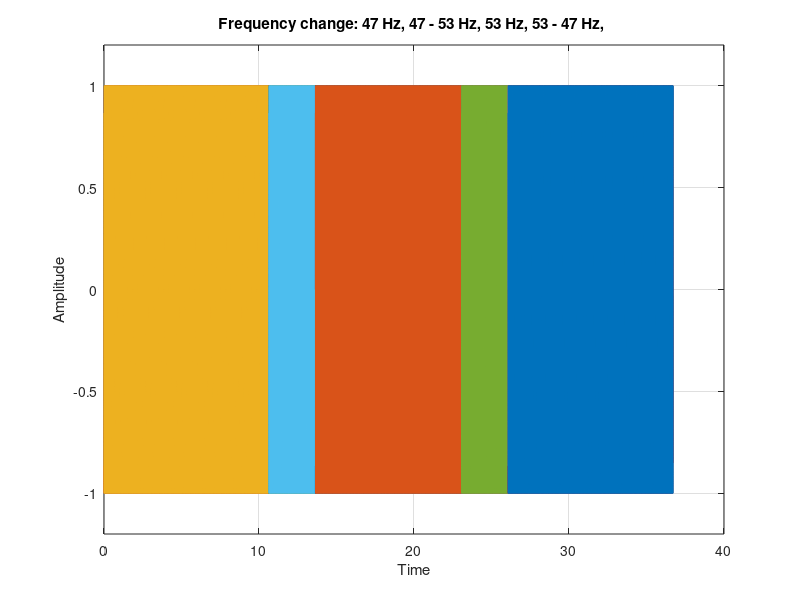
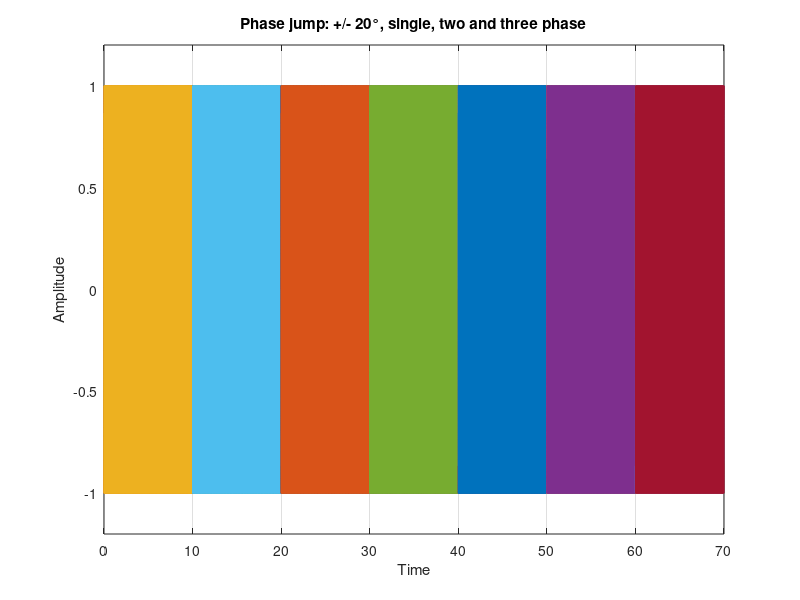
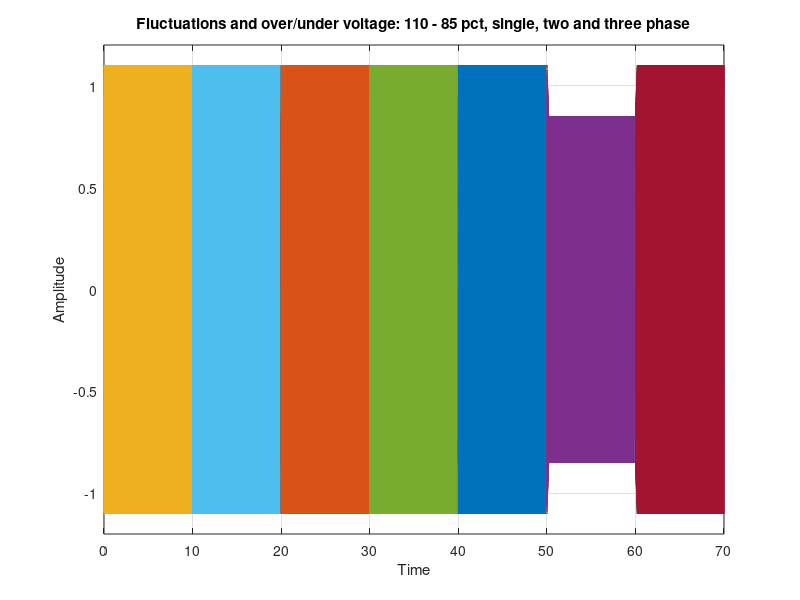
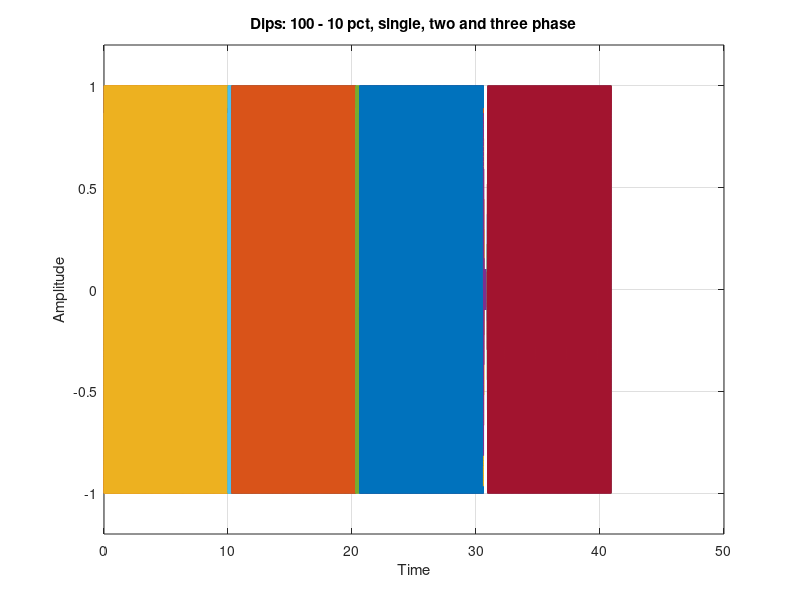

These figures' MATLAB source, in order: (Note: this script raises an error after producing the figures.)
clc; clear; close all;
%% script for generating test sequence for PLL's


%% Variable constants for test sequence
fs = 10000
ts = 1/fs
t_end = 75
t = ts*(0:t_end*fs);
t_event = 10 % [s] time between each event

%% frequency change, TC1

f_start = 47;
f_top = 53;
duration = 3;
cycles = 500;
t_event_low = cycles/f_start
t_event_high = cycles/f_top


t_11 = t_event_low
t_12 = t_11+duration
t_13 = t_12+t_event_high
t_14 = t_13+duration;
t_15 = t_14+t_event_low


pha10 = sin(2*pi*f_start*		t(1:round(t_event_low*fs)			));
phb10 = sin(2*pi*f_start*		t(1:round(t_event_low*fs)			) - 2*pi/3);
phc10 = sin(2*pi*f_start*		t(1:round(t_event_low*fs)			) + 2*pi/3);
V10 = [pha10; phb10; phc10]';



% 47 to 53 Hz
pha11 = chirp(					t(1:round(duration*fs)				),f_start,3,f_top,'linear',270);
phb11 = chirp(					t(1:round(duration*fs)				),f_start,3,f_top,'linear',150);
phc11 = chirp(					t(1:round(duration*fs)				),f_start,3,f_top,'linear',30);
V11 = [pha11; phb11; phc11]';


% 53 Hz for 500 cycles
pha12 = sin(2*pi*f_top*			t(1:round(t_event_high*fs)			));
phb12 = sin(2*pi*f_top*			t(1:round(t_event_high*fs)			) - 2*pi/3);
phc12 = sin(2*pi*f_top*			t(1:round(t_event_high*fs)			) + 2*pi/3);
V12 = [pha12; phb12; phc12]';


% 53 to 47 Hz
pha13 = chirp(					t(1:round(duration*fs)				),f_top,3,f_start,'linear',270);
phb13 = chirp(					t(1:round(duration*fs)				),f_top,3,f_start,'linear',150);
phc13 = chirp(					t(1:round(duration*fs)				),f_top,3,f_start,'linear',30);
V13 = [pha13; phb13; phc13]';


% 47 Hz for 10 sec
pha14 = sin(2*pi*f_start*		t(1:round(t_event_low*fs)			));
phb14 = sin(2*pi*f_start*		t(1:round(t_event_low*fs)			) - 2*pi/3);
phc14 = sin(2*pi*f_start*		t(1:round(t_event_low*fs)			) + 2*pi/3);
V14 = [pha14; phb14; phc14]';


% collect part signals to one signal
V1 = [V10; V11; V12; V13; V14];

figures = figure(11)
plot(t(1        : round(t_11*fs)), [pha10; phb10; phc10]')
hold on
grid on
plot(t(round(t_11*fs+1): round(t_12*fs)), [pha11; phb11; phc11]')
plot(t(round(t_12*fs+1): round(t_13*fs)), [pha12; phb12; phc12]')
plot(t(round(t_13*fs+1): round(t_14*fs)), [pha13; phb13; phc13]')
plot(t(round(t_14*fs+1): round(t_15*fs)), [pha14; phb14; phc14]')

freqtitle1 = sprintf('Frequency change: %d Hz, %d - %d Hz, %d Hz, %d - %d Hz, %d Hz',... 
    f_start, f_start, f_top, f_top, f_top, f_start)
title(freqtitle1)
xlabel('Time')
ylabel('Amplitude')
ylim([-1.2 1.2])



%% phase jumps, TC2
f_base = 50;
cycles = 500;
t_recov = cycles/f_base;
phi_shift = 20*pi/180


t_21 = t_recov
t_22 = t_21 + t_recov;
t_23 = t_22 + t_recov;
t_24 = t_23 + t_recov;
t_25 = t_24 + t_recov;
t_26 = t_25 + t_recov;
t_27 = t_26 + t_recov;

% start up
pha21 = sin(2*pi*f_base*t(1:t_recov*fs));
phb21 = sin(2*pi*f_base*t(1:t_recov*fs) - 2*pi/3);
phc21 = sin(2*pi*f_base*t(1:t_recov*fs) + 2*pi/3);
V21 = [pha21; phb21; phc21]';

% single phase phase shift (positive)
pha22 = sin(2*pi*f_base*t(1:t_recov*fs) + phi_shift);
phb22 = sin(2*pi*f_base*t(1:t_recov*fs) - 2*pi/3);
phc22 = sin(2*pi*f_base*t(1:t_recov*fs) + 2*pi/3);
V22 = [pha22; phb22; phc22]';

% single phase phase shift (negative)
pha23 = sin(2*pi*f_base*t(1:t_recov*fs));
phb23 = sin(2*pi*f_base*t(1:t_recov*fs) - 2*pi/3);
phc23 = sin(2*pi*f_base*t(1:t_recov*fs) + 2*pi/3);
V23 = [pha23; phb23; phc23]';

% two phase phase shift (positive)
pha24 = sin(2*pi*f_base*t(1:t_recov*fs) + phi_shift);
phb24 = sin(2*pi*f_base*t(1:t_recov*fs) - 2*pi/3 + phi_shift);
phc24 = sin(2*pi*f_base*t(1:t_recov*fs) + 2*pi/3);
V24 = [pha24; phb24; phc24]';

% two phase phase shift (negative)
pha25 = sin(2*pi*f_base*t(1:t_recov*fs));
phb25 = sin(2*pi*f_base*t(1:t_recov*fs) - 2*pi/3);
phc25 = sin(2*pi*f_base*t(1:t_recov*fs) + 2*pi/3);
V25 = [pha25; phb25; phc25]';

% three phase phase shift (positive)
pha26 = sin(2*pi*f_base*t(1:t_recov*fs) + phi_shift);
phb26 = sin(2*pi*f_base*t(1:t_recov*fs) - 2*pi/3 + phi_shift);
phc26 = sin(2*pi*f_base*t(1:t_recov*fs) + 2*pi/3 + phi_shift);
V26 = [pha26; phb26; phc26]';

% three phase phase shift (negative)
pha27 = sin(2*pi*f_base*t(1:t_recov*fs));
phb27 = sin(2*pi*f_base*t(1:t_recov*fs) - 2*pi/3);
phc27 = sin(2*pi*f_base*t(1:t_recov*fs) + 2*pi/3);
V27 = [pha27; phb27; phc27]';
    
figures = [figures; figure(21)]
plot(t(1        : t_21*fs), V21)
grid on
hold on
plot(t(t_21*fs+1: t_22*fs), V22)
plot(t(t_22*fs+1: t_23*fs), V23)
plot(t(t_23*fs+1: t_24*fs), V24)
plot(t(t_24*fs+1: t_25*fs), V25)
plot(t(t_25*fs+1: t_26*fs), V26)
plot(t(t_26*fs+1: t_27*fs), V27)
phasetitle1 = sprintf('Phase jump: +/- %d°, single, two and three phase', phi_shift*180/pi)
title(phasetitle1)
xlabel('Time')
ylabel('Amplitude')
ylim([-1.2 1.2])

V2 = [V21; V22; V23; V24; V25; V26; V27];


%% voltage fluctuations and over/under voltage, TC3
f_base = 50;
cycles = 500;
t_recov = cycles/f_base;
fluct_rate = f_base*0.12/5; % percent pr sec
% t_recov = 10;
Amax = 1.1
Amin = 0.85
t_fluct = (Amax-Amin)/fluct_rate;

t_31  = t_recov; 
t_32  = t_31  + t_recov; 
t_33  = t_32  + t_recov;
t_34  = t_33  + t_recov; 
t_35  = t_34  + t_recov;
t_36  = t_35  + t_recov; 
t_37  = t_36  + t_recov;

% start up
pha31 = Amax*sin(2*pi*f_base*t(1:t_recov*fs));
phb31 = Amax*sin(2*pi*f_base*t(1:t_recov*fs) - 2*pi/3);
phc31 = Amax*sin(2*pi*f_base*t(1:t_recov*fs) + 2*pi/3);
V31 = [pha31; phb31; phc31]';

% single phase fluctuation (positive)
pha32 = [sin(2*pi*f_base*t(1:t_fluct*fs)).*(Amax-fluct_rate*t(1:t_fluct*fs)),  Amin*sin(2*pi*f_base*t(t_fluct*fs:  t_recov*fs))];
phb32 =                                                                        Amax*sin(2*pi*f_base*t(1:           t_recov*fs) - 2*pi/3);
phc32 =                                                                        Amax*sin(2*pi*f_base*t(1:           t_recov*fs) + 2*pi/3);
V32 = [pha32; phb32; phc32]';

% single phase fluctuation (negative)
pha33 = [sin(2*pi*f_base*t(1:t_fluct*fs)).*(Amin+fluct_rate*t(1:t_fluct*fs)),  Amax*sin(2*pi*f_base*t(t_fluct*fs:  t_recov*fs))];
phb33 =                                                                        Amax*sin(2*pi*f_base*t(1:           t_recov*fs) - 2*pi/3);
phc33 =                                                                        Amax*sin(2*pi*f_base*t(1:           t_recov*fs) + 2*pi/3);
V33 = [pha33; phb33; phc33]';

% two phase fluctuation (positive)
pha34 = [sin(2*pi*f_base*t(1:t_fluct*fs))		 	.*(Amax-fluct_rate*t(1:t_fluct*fs)),  	Amin*sin(2*pi*f_base*t(t_fluct*fs:  t_recov*fs))];
phb34 = [sin(2*pi*f_base*t(1:t_fluct*fs) - 2*pi/3)	.*(Amax-fluct_rate*t(1:t_fluct*fs)),  	Amin*sin(2*pi*f_base*t(t_fluct*fs:  t_recov*fs) - 2*pi/3)];
phc34 =                                                                        				Amax*sin(2*pi*f_base*t(1:           t_recov*fs) + 2*pi/3);
V34 = [pha34; phb34; phc34]';

% two phase fluctuation (negative)
pha35 = [sin(2*pi*f_base*t(1:t_fluct*fs))			.*(Amin+fluct_rate*t(1:t_fluct*fs)),  	Amax*sin(2*pi*f_base*t(t_fluct*fs:  t_recov*fs))];
phb35 = [sin(2*pi*f_base*t(1:t_fluct*fs) - 2*pi/3)	.*(Amin+fluct_rate*t(1:t_fluct*fs)),  	Amax*sin(2*pi*f_base*t(t_fluct*fs:  t_recov*fs) - 2*pi/3)];
phc35 =                                                                        				Amax*sin(2*pi*f_base*t(1:           t_recov*fs) + 2*pi/3);
V35 = [pha35; phb35; phc35]';

% three phase fluctuation (positive)
pha36 = [sin(2*pi*f_base*t(1:t_fluct*fs))		 	.*(Amax-fluct_rate*t(1:t_fluct*fs)),  	Amin*sin(2*pi*f_base*t(t_fluct*fs:  t_recov*fs))];
phb36 = [sin(2*pi*f_base*t(1:t_fluct*fs) - 2*pi/3)	.*(Amax-fluct_rate*t(1:t_fluct*fs)),  	Amin*sin(2*pi*f_base*t(t_fluct*fs:  t_recov*fs) - 2*pi/3)];
phc36 = [sin(2*pi*f_base*t(1:t_fluct*fs) + 2*pi/3)	.*(Amax-fluct_rate*t(1:t_fluct*fs)),  	Amin*sin(2*pi*f_base*t(t_fluct*fs:  t_recov*fs) + 2*pi/3)];
V36 = [pha36; phb36; phc36]';

% three phase fluctuation (negative)
pha37 = [sin(2*pi*f_base*t(1:t_fluct*fs))			.*(Amin+fluct_rate*t(1:t_fluct*fs)),  	Amax*sin(2*pi*f_base*t(t_fluct*fs:  t_recov*fs))];
phb37 = [sin(2*pi*f_base*t(1:t_fluct*fs) - 2*pi/3)	.*(Amin+fluct_rate*t(1:t_fluct*fs)),  	Amax*sin(2*pi*f_base*t(t_fluct*fs:  t_recov*fs) - 2*pi/3)];
phc37 = [sin(2*pi*f_base*t(1:t_fluct*fs) + 2*pi/3)	.*(Amin+fluct_rate*t(1:t_fluct*fs)),  	Amax*sin(2*pi*f_base*t(t_fluct*fs:  t_recov*fs) + 2*pi/3)];
V37 = [pha37; phb37; phc37]';


figures = [figures; figure(31)]

plot(t(1        : t_31*fs), V31)
grid on
hold on
plot(t(t_31*fs+1: t_32*fs), V32)
plot(t(t_32*fs+1: t_33*fs), V33)
plot(t(t_33*fs+1: t_34*fs), V34)
plot(t(t_34*fs+1: t_35*fs), V35)
plot(t(t_35*fs+1: t_36*fs), V36)
plot(t(t_36*fs+1: t_37*fs), V37)

phasetitle1 = sprintf('Fluctuations and over/under voltage: %d - %d pct, single, two and three phase', Amax*100, Amin*100)
title(phasetitle1)
xlabel('Time')
ylabel('Amplitude')
ylim([-1.2 1.2])

V3 = [V31; V32; V33; V34; V35; V36; V37];



%% voltage dips, TC4
f_base = 50
cycles = 500
t_recov = cycles/f_base
fluct_rate = f_base*0.9/2 % percent pr sec
Amax = 1
Amin = 0.1
t_fluct = (Amax-Amin)/fluct_rate
down_cycles = 13
t_down = down_cycles/f_base

t_41  = t_recov; 
% t_42  = t_41  + t_recov; 
t_42  = t_41  + (t_down+t_fluct); 
t_43  = t_42  + t_recov;
t_44  = t_43  + (t_down+t_fluct); 
t_45  = t_44  + t_recov;
t_46  = t_45  + (t_down+t_fluct); 
t_47  = t_46  + t_recov;

% start up
pha41 = Amax*sin(2*pi*f_base*t(1:t_recov*fs));
phb41 = Amax*sin(2*pi*f_base*t(1:t_recov*fs) - 2*pi/3);
phc41 = Amax*sin(2*pi*f_base*t(1:t_recov*fs) + 2*pi/3);
V41 = [pha41; phb41; phc41]';

% single phase dip
% pha42 = [sin(2*pi*f_base*t(1:t_fluct*fs)).*(Amax-fluct_rate*t(1:t_fluct*fs)),  Amin*sin(2*pi*f_base*t(t_fluct*fs+1:  t_recov*fs))];
pha42 = [sin(2*pi*f_base*t(1:t_fluct*fs))            .*(Amax-fluct_rate*t(1:t_fluct*fs)),   Amin*sin(2*pi*f_base*t(t_fluct*fs+1:     (t_down+t_fluct)*fs))];
phb42 =                                                                                     Amax*sin(2*pi*f_base*t(1:                (t_down+t_fluct)*fs) - 2*pi/3);
phc42 =                                                                                     Amax*sin(2*pi*f_base*t(1:                (t_down+t_fluct)*fs) + 2*pi/3);
V42 = [pha42; phb42; phc42]';   

% single phase restore
pha43 = [sin(2*pi*f_base*t(1:t_fluct*fs))           .*(Amin+fluct_rate*t(1:t_fluct*fs)),    Amax*sin(2*pi*f_base*t(t_fluct*fs+1:     t_recov*fs))];
phb43 =                                                                                     Amax*sin(2*pi*f_base*t(1:                t_recov*fs) - 2*pi/3);
phc43 =                                                                                     Amax*sin(2*pi*f_base*t(1:                t_recov*fs) + 2*pi/3);
V43 = [pha43; phb43; phc43]';

% two phase dip                                               XXXXXXXXXXXXXXXXXXXXXXXXXXX      her sker fase forskydning
pha44 = [sin(2*pi*f_base*t(1:t_fluct*fs))		 	.*(Amax-fluct_rate*t(1:t_fluct*fs)),  	Amin*sin(2*pi*f_base*t(t_fluct*fs+1:     (t_down+t_fluct)*fs))];
phb44 = [sin(2*pi*f_base*t(1:t_fluct*fs) - 2*pi/3)	.*(Amax-fluct_rate*t(1:t_fluct*fs)),  	Amin*sin(2*pi*f_base*t(t_fluct*fs+1:     (t_down+t_fluct)*fs) - 2*pi/3)];
phc44 =                                                                        				Amax*sin(2*pi*f_base*t(1:                (t_down+t_fluct)*fs) + 2*pi/3);
V44 = [pha44; phb44; phc44]';

% two phase restore
pha45 = [sin(2*pi*f_base*t(1:t_fluct*fs))			.*(Amin+fluct_rate*t(1:t_fluct*fs)),  	Amax*sin(2*pi*f_base*t(t_fluct*fs+1:     t_recov*fs))];
phb45 = [sin(2*pi*f_base*t(1:t_fluct*fs) - 2*pi/3)	.*(Amin+fluct_rate*t(1:t_fluct*fs)),  	Amax*sin(2*pi*f_base*t(t_fluct*fs+1:     t_recov*fs) - 2*pi/3)];
phc45 =                                                                        				Amax*sin(2*pi*f_base*t(1:                t_recov*fs) + 2*pi/3);
V45 = [pha45; phb45; phc45]';

% three phase dip
pha46 = [sin(2*pi*f_base*t(1:t_fluct*fs))		 	.*(Amax-fluct_rate*t(1:t_fluct*fs)),  	Amin*sin(2*pi*f_base*t(t_fluct*fs+1:     (t_down+t_fluct)*fs))];
phb46 = [sin(2*pi*f_base*t(1:t_fluct*fs) - 2*pi/3)	.*(Amax-fluct_rate*t(1:t_fluct*fs)),  	Amin*sin(2*pi*f_base*t(t_fluct*fs+1:     (t_down+t_fluct)*fs) - 2*pi/3)];
phc46 = [sin(2*pi*f_base*t(1:t_fluct*fs) + 2*pi/3)	.*(Amax-fluct_rate*t(1:t_fluct*fs)),  	Amin*sin(2*pi*f_base*t(t_fluct*fs+1:     (t_down+t_fluct)*fs) + 2*pi/3)];
V46 = [pha46; phb46; phc46]';

% three phase restore
pha47 = [sin(2*pi*f_base*t(1:t_fluct*fs))			.*(Amin+fluct_rate*t(1:t_fluct*fs)),  	Amax*sin(2*pi*f_base*t(t_fluct*fs+1:     t_recov*fs))];
phb47 = [sin(2*pi*f_base*t(1:t_fluct*fs) - 2*pi/3)	.*(Amin+fluct_rate*t(1:t_fluct*fs)),  	Amax*sin(2*pi*f_base*t(t_fluct*fs+1:     t_recov*fs) - 2*pi/3)];
phc47 = [sin(2*pi*f_base*t(1:t_fluct*fs) + 2*pi/3)	.*(Amin+fluct_rate*t(1:t_fluct*fs)),  	Amax*sin(2*pi*f_base*t(t_fluct*fs+1:     t_recov*fs) + 2*pi/3)];
V47 = [pha47; phb47; phc47]';


figures = [figures; figure(41)]
plot(t(1        : t_41*fs), V41)
grid on
hold on
plot(t(t_41*fs+1: t_42*fs), V42)
plot(t(t_42*fs+1: t_43*fs), V43)
plot(t(t_43*fs+1: t_44*fs), V44)
plot(t(t_44*fs+1: t_45*fs), V45)
plot(t(t_45*fs+1: t_46*fs), V46)
plot(t(t_46*fs+1: t_47*fs), V47)
diptitle1 = sprintf('Dips: %d - %d pct, single, two and three phase', Amax*100, Amin*100)
title(diptitle1)
xlabel('Time')
ylabel('Amplitude')
ylim([-1.2 1.2])


V4 = [V41; V42; V43; V44; V45; V46; V47];


%% harmonics, TC5
f_base = 50
cycles = 500
t_recov = cycles/f_base
t_harmonics = t_recov
Amax = 1

%Amplitudes of harmonics
A5_1 = 0.1
A7_1 = 0.0663
A5_2 = 0.0663
A7_2 = 0.1

%
t_51 = t_recov
t_52 = t_51 + t_harmonics
t_53 = t_52 + t_recov
t_54 = t_53 + t_harmonics


% start up
pha51 = Amax*sin(2*pi*f_base*t(1:t_recov*fs));
phb51 = Amax*sin(2*pi*f_base*t(1:t_recov*fs) - 2*pi/3);
phc51 = Amax*sin(2*pi*f_base*t(1:t_recov*fs) + 2*pi/3);
V51 = [pha51; phb51; phc51]';

% harmonics
pha52 = Amax*sin(2*pi*f_base*t(1:t_recov*fs))          + A5_1*sin(5*(2*pi*f_base*t(1:t_recov*fs))         ) + A7_1*sin(7*(2*pi*f_base*t(1:t_recov*fs))         );
phb52 = Amax*sin(2*pi*f_base*t(1:t_recov*fs) - 2*pi/3) + A5_1*sin(5*(2*pi*f_base*t(1:t_recov*fs) - 2*pi/3)) + A7_1*sin(7*(2*pi*f_base*t(1:t_recov*fs) - 2*pi/3));
phc52 = Amax*sin(2*pi*f_base*t(1:t_recov*fs) + 2*pi/3) + A5_1*sin(5*(2*pi*f_base*t(1:t_recov*fs) + 2*pi/3)) + A7_1*sin(7*(2*pi*f_base*t(1:t_recov*fs) + 2*pi/3));
V52 = [pha52; phb52; phc52]';

% recover
pha53 = Amax*sin(2*pi*f_base*t(1:t_recov*fs));
phb53 = Amax*sin(2*pi*f_base*t(1:t_recov*fs) - 2*pi/3);
phc53 = Amax*sin(2*pi*f_base*t(1:t_recov*fs) + 2*pi/3);
V53 = [pha53; phb53; phc53]';

% harmonics
pha54 = Amax*sin(2*pi*f_base*t(1:t_recov*fs))          + A5_2*sin(5*(2*pi*f_base*t(1:t_recov*fs))         ) + A7_2*sin(7*(2*pi*f_base*t(1:t_recov*fs))         );
phb54 = Amax*sin(2*pi*f_base*t(1:t_recov*fs) - 2*pi/3) + A5_2*sin(5*(2*pi*f_base*t(1:t_recov*fs) - 2*pi/3)) + A7_2*sin(7*(2*pi*f_base*t(1:t_recov*fs) - 2*pi/3));
phc54 = Amax*sin(2*pi*f_base*t(1:t_recov*fs) + 2*pi/3) + A5_2*sin(5*(2*pi*f_base*t(1:t_recov*fs) + 2*pi/3)) + A7_2*sin(7*(2*pi*f_base*t(1:t_recov*fs) + 2*pi/3));
V54 = [pha54; phb54; phc54]';

figures = [figures; figure(51)]
plot(t(1        : t_51*fs), V51)
grid on
hold on
plot(t(t_51*fs+1: t_52*fs), V52)
plot(t(t_52*fs+1: t_53*fs), V53)
plot(t(t_53*fs+1: t_54*fs), V54)

harmonicstitle1 = sprintf('Harmonics: no harmonics, then 5th = %.2f and 7th=%.2f, no harmonics,then 5th = %.2f and 7th=%.2f',A5_1, A7_1, A5_2, A7_2 )
title(harmonicstitle1)
xlabel('Time')
ylabel('Amplitude')
ylim([-1.2 1.2])


V5 = [V51; V52; V53; V54];
%% interruptions, TC6
f_base = 50
cycles = 500
t_recov = cycles/f_base
fluct_rate = f_base*1/2 % percent pr sec
Amax = 1
Amin = 0
t_fluct = (Amax-Amin)/fluct_rate
down_cycles = 8
t_down = down_cycles/f_base

t_61  = t_recov; 
t_62  = t_61  + (t_down+t_fluct); 
t_63  = t_62  + t_recov;
t_64  = t_63  + (t_down+t_fluct); 
t_65  = t_64  + t_recov;
t_66  = t_65  + (t_down+t_fluct); 
t_67  = t_66  + t_recov;

% start up
pha61 = Amax*sin(2*pi*f_base*t(1:t_recov*fs));
phb61 = Amax*sin(2*pi*f_base*t(1:t_recov*fs) - 2*pi/3);
phc61 = Amax*sin(2*pi*f_base*t(1:t_recov*fs) + 2*pi/3);
V61 = [pha61; phb61; phc61]';

% single phase interruption
% pha62 = [sin(2*pi*f_base*t(1:t_fluct*fs)).*(Amax-fluct_rate*t(1:t_fluct*fs)),  Amin*sin(2*pi*f_base*t(t_fluct*fs+1:  t_recov*fs))];
pha62 = [sin(2*pi*f_base*t(1:t_fluct*fs))            .*(Amax-fluct_rate*t(1:t_fluct*fs)),   Amin*sin(2*pi*f_base*t(t_fluct*fs+1:     (t_down+t_fluct)*fs))];
phb62 =                                                                                     Amax*sin(2*pi*f_base*t(1:                (t_down+t_fluct)*fs) - 2*pi/3);
phc62 =                                                                                     Amax*sin(2*pi*f_base*t(1:                (t_down+t_fluct)*fs) + 2*pi/3);
V62 = [pha62; phb62; phc62]';   

% single phase restore
pha63 = [sin(2*pi*f_base*t(1:t_fluct*fs))           .*(Amin+fluct_rate*t(1:t_fluct*fs)),    Amax*sin(2*pi*f_base*t(t_fluct*fs+1:     t_recov*fs))];
phb63 =                                                                                     Amax*sin(2*pi*f_base*t(1:                t_recov*fs) - 2*pi/3);
phc63 =                                                                                     Amax*sin(2*pi*f_base*t(1:                t_recov*fs) + 2*pi/3);
V63 = [pha63; phb63; phc63]';

% two phase interruption                                               XXXXXXXXXXXXXXXXXXXXXXXXXXX      her sker fase forskydning
pha64 = [sin(2*pi*f_base*t(1:t_fluct*fs))		 	.*(Amax-fluct_rate*t(1:t_fluct*fs)),  	Amin*sin(2*pi*f_base*t(t_fluct*fs+1:     (t_down+t_fluct)*fs))];
phb64 = [sin(2*pi*f_base*t(1:t_fluct*fs) - 2*pi/3)	.*(Amax-fluct_rate*t(1:t_fluct*fs)),  	Amin*sin(2*pi*f_base*t(t_fluct*fs+1:     (t_down+t_fluct)*fs) - 2*pi/3)];
phc64 =                                                                        				Amax*sin(2*pi*f_base*t(1:                (t_down+t_fluct)*fs) + 2*pi/3);
V64 = [pha64; phb64; phc64]';

% two phase restore
pha65 = [sin(2*pi*f_base*t(1:t_fluct*fs))			.*(Amin+fluct_rate*t(1:t_fluct*fs)),  	Amax*sin(2*pi*f_base*t(t_fluct*fs+1:     t_recov*fs))];
phb65 = [sin(2*pi*f_base*t(1:t_fluct*fs) - 2*pi/3)	.*(Amin+fluct_rate*t(1:t_fluct*fs)),  	Amax*sin(2*pi*f_base*t(t_fluct*fs+1:     t_recov*fs) - 2*pi/3)];
phc65 =                                                                        				Amax*sin(2*pi*f_base*t(1:                t_recov*fs) + 2*pi/3);
V65 = [pha65; phb65; phc65]';

% three phase interruption
pha66 = [sin(2*pi*f_base*t(1:t_fluct*fs))		 	.*(Amax-fluct_rate*t(1:t_fluct*fs)),  	Amin*sin(2*pi*f_base*t(t_fluct*fs+1:     (t_down+t_fluct)*fs))];
phb66 = [sin(2*pi*f_base*t(1:t_fluct*fs) - 2*pi/3)	.*(Amax-fluct_rate*t(1:t_fluct*fs)),  	Amin*sin(2*pi*f_base*t(t_fluct*fs+1:     (t_down+t_fluct)*fs) - 2*pi/3)];
phc66 = [sin(2*pi*f_base*t(1:t_fluct*fs) + 2*pi/3)	.*(Amax-fluct_rate*t(1:t_fluct*fs)),  	Amin*sin(2*pi*f_base*t(t_fluct*fs+1:     (t_down+t_fluct)*fs) + 2*pi/3)];
V66 = [pha66; phb66; phc66]';

% three phase restore
pha67 = [sin(2*pi*f_base*t(1:t_fluct*fs))			.*(Amin+fluct_rate*t(1:t_fluct*fs)),  	Amax*sin(2*pi*f_base*t(t_fluct*fs+1:     t_recov*fs))];
phb67 = [sin(2*pi*f_base*t(1:t_fluct*fs) - 2*pi/3)	.*(Amin+fluct_rate*t(1:t_fluct*fs)),  	Amax*sin(2*pi*f_base*t(t_fluct*fs+1:     t_recov*fs) - 2*pi/3)];
phc67 = [sin(2*pi*f_base*t(1:t_fluct*fs) + 2*pi/3)	.*(Amin+fluct_rate*t(1:t_fluct*fs)),  	Amax*sin(2*pi*f_base*t(t_fluct*fs+1:     t_recov*fs) + 2*pi/3)];
V67 = [pha67; phb67; phc67]';

figures = [figures; figure(61)]
% plot(t(1        : t_61*fs), V61)
% grid on
% hold on
% plot(t(t_61*fs+1: t_62*fs), V62)
% plot(t(t_62*fs+1: t_63*fs), V63)
% plot(t(t_63*fs+1: t_64*fs), V64)
% plot(t(t_64*fs+1: t_65*fs), V65)
% plot(t(t_65*fs+1: t_66*fs), V66)
% plot(t(t_66*fs: t_67*fs), V67)
plot(t(1        	   : round(t_61*fs)), V61)
grid on
hold on
plot(t(round(t_61*fs)+1: round(t_62*fs)), V62)
plot(t(round(t_62*fs)+1: round(t_63*fs)), V63)
plot(t(round(t_63*fs)+1: round(t_64*fs)), V64)
plot(t(round(t_64*fs)+1: round(t_65*fs)), V65)
plot(t(round(t_65*fs)+1: round(t_66*fs)), V66)
plot(t(round(t_66*fs)+1: round(t_67*fs)), V67)
intertitle1 = sprintf('Interruptions: %d - %d pct, single, two and three phase', Amax*100, Amin*100)
title(intertitle1)
xlabel('Time')
ylabel('Amplitude')
ylim([-1.2 1.2])

V6 = [V61; V62; V63; V64; V65; V66; V67];


%% saving figures
% savepath = 'C:\Users\Kasper Laustsen\Aarhus universitet\Martin Højlund Therkildsen - Bachelor\10. Accepttest\Accepttest specification\Plots_TC'
% filename = ["TC1_freq.png"; "TC2_phase.png" ;"TC3_fluct.png"; "TC4_dip.png"; "TC5_harm.png"; "TC6_interrupt.png"]
% for i=1:6
%     f = fullfile(savepath,filename(i))
%     exportgraphics(figures(i), f,'Resolution', 400)
% end
%% plotting of phase a angle

% figure(1)
% plot(t(1:round(t_15*fs)),unwrap(angle(hilbert(V1(:,1))))+pi/2)
% hold on
% plot(t(1:round(t_15*fs)),47*2*pi*t(1:round(t_15*fs)))
% grid on



%% saving signals to dir
time = .1*(0:100)';
timeWrong = (0:0.1:10)';
tsData = (0:100)';
ts = timeseries([(1:100)' + 10*rand(100,1)]);
ttData = sin(time) + 2*rand(101,1);
tt = timetable(seconds(time), ttData);

%
tt1 = timetable(seconds(t(1:round(t_15*fs)))', [unwrap(angle(hilbert(V1(:,1))))+pi/2 V1]); 
% round(t_15*fs)/fs
% [length(t(1:round(t_15*fs))),length(V1)];

tt2 = timetable(seconds(t(1:round(t_27*fs)))', [unwrap(angle(hilbert(V2(:,1))))+pi/2 V2]); 
% [length(t(1:t_27*fs)),length(V2)];

tt3 = timetable(seconds(t(1:round(t_37*fs)))', [unwrap(angle(hilbert(V3(:,1))))+pi/2 V3]);
% [length(t(1:round(t_37*fs))),length(V3)];

tt4 = timetable(seconds(t(1:round(t_47*fs)))', [unwrap(angle(hilbert(V4(:,1))))+pi/2 V4]);
% [length(t(1:round(t_47*fs))),length(V4)];

tt5 = timetable(seconds(t(1:round(t_54*fs)))', [unwrap(angle(hilbert(V5(:,1))))+pi/2 V5]);
% [length(t(1:t_54*fs)),length(V5)];

tt6 = timetable(seconds(t(1:round(t_67*fs)))', [unwrap(angle(hilbert(V6(:,1))))+pi/2 V6]); 
% [length(t(1:round(t_67*fs))),length(V6)];




